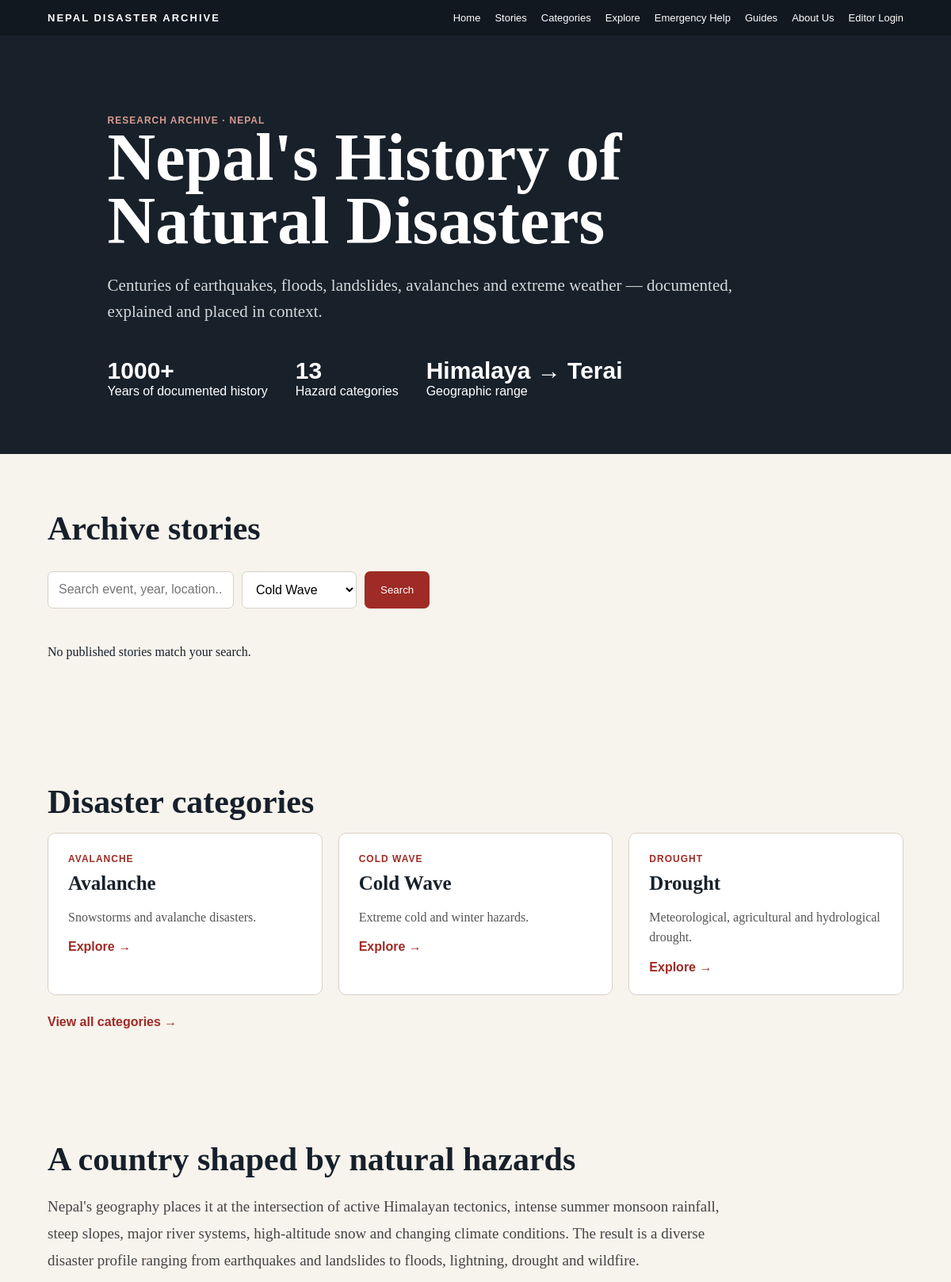
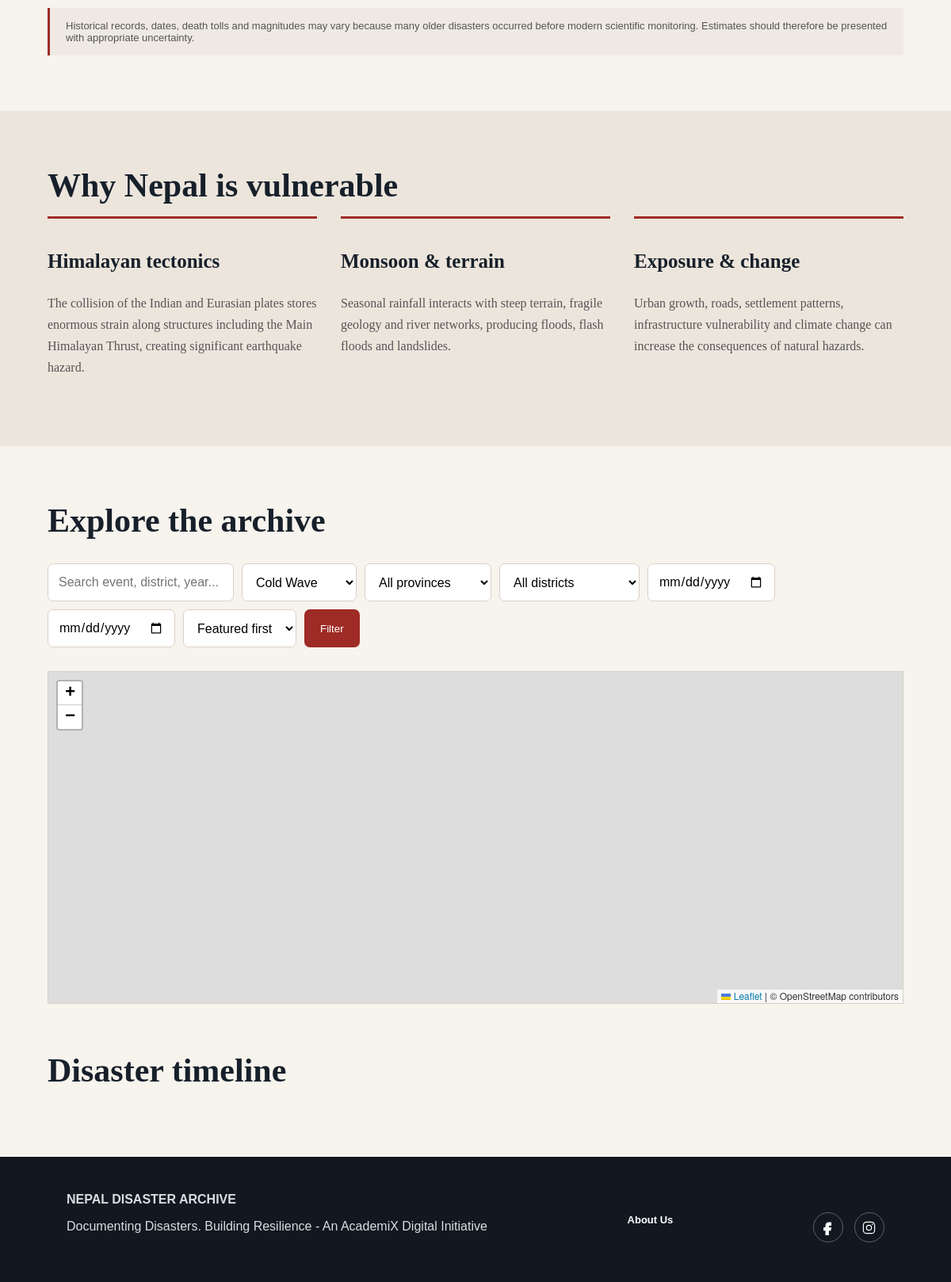
Screenshot of /?category=cold-wave with the database file from the repository (2 pictures, top to bottom).
### tables this page shows
CREATE TABLE IF NOT EXISTS categories (
 id INT UNSIGNED AUTO_INCREMENT PRIMARY KEY,
 name VARCHAR(100) NOT NULL UNIQUE,
 slug VARCHAR(120) NOT NULL UNIQUE,
 description TEXT,
 created_at TIMESTAMP DEFAULT CURRENT_TIMESTAMP
);

### config/config.php (called while the page is built, shortened)
<?php
function db(): PDO {
    static $pdo = null;
    if ($pdo instanceof PDO) return $pdo;
    $pdo = new PDO(
        'mysql:host='.DB_HOST.';dbname='.DB_NAME.';charset=utf8mb4',
        DB_USER, DB_PASS,
        [
            PDO::ATTR_ERRMODE => PDO::ERRMODE_EXCEPTION,
            PDO::ATTR_DEFAULT_FETCH_MODE => PDO::FETCH_ASSOC,
            PDO::ATTR_EMULATE_PREPARES => false
        ]
    );
    return $pdo;
}
function e(?string $v): string { return htmlspecialchars($v ?? '', ENT_QUOTES, 'UTF-8'); }

### index.php (the view, shortened to what this page needs)
<?php
require_once __DIR__.'/config/config.php';
$q=trim($_GET['q']??'');$cat=trim($_GET['category']??'');$district=trim($_GET['district']??'');$province=trim($_GET['province']??'');$from=trim($_GET['from']??'');$to=trim($_GET['to']??'');$sort=$_GET['sort']??'featured';$where="WHERE s.status='PUBLISHED'";$params=[];
if($cat!==''){$where.=' AND c.slug=?';$params[]=$cat;}
$order=$sort==='oldest'?'COALESCE(s.event_date,"9999-12-31") ASC':($sort==='newest'?'COALESCE(s.event_date,"1000-01-01") DESC':'s.featured DESC,COALESCE(s.event_date,"1000-01-01") DESC');
$st=db()->prepare("SELECT s.*,c.name category,c.slug category_slug FROM stories s LEFT JOIN categories c ON c.id=s.category_id $where ORDER BY $order,s.created_at DESC");$st->execute($params);$stories=$st->fetchAll();
$cats=db()->query('SELECT * FROM categories ORDER BY name')->fetchAll();
?><!doctype html><html lang="en"><head><meta charset="utf-8"><meta name="viewport" content="width=device-width,initial-scale=1"><title>Natural Disasters of Nepal</title>
</head><body>
<nav class="nav">
    <a class="logo" href="#home">NEPAL DISASTER ARCHIVE</a>
    <div class="navlinks">
        <a href="#home">Home</a>
        <a href="#stories">Stories</a>
        <a href="#hazards">Categories</a>
        <a href="#explore">Explore</a>
        <a href="<?=BASE_URL?>/resources.php">Emergency Help</a>
        <a href="<?=BASE_URL?>/preparedness.php">Guides</a>
        <a href="<?=BASE_URL?>/about.php">About Us</a>
        <a href="<?=BASE_URL?>/admin/login.php">Editor Login</a>
    </div>
</nav>
<header class="hero" id="home">
    <div class="wrap">
        <div class="meta" style="color:#d79b91">Research Archive · Nepal</div>
        <h1>Nepal's History of Natural Disasters</h1>
        <p>Centuries of earthquakes, floods, landslides, avalanches and extreme weather — documented, explained and placed in context.</p>
        <div class="stats">
            <div class="stat">
                <strong>1000+</strong>Years of documented history</div>
                <div class="stat"><strong><?=count($cats)?></strong>Hazard categories</div><div class="stat"><strong>Himalaya → Terai</strong>Geographic range</div></div></div>
            </header>
    <section class="section" id="stories"><div class="wrap"><h2><?=$q?'Search results':'Archive stories'?></h2><form class="filters"><input name="q" value="<?=e($q)?>" placeholder="Search event, year, location..."><select name="category"><?php foreach($cats as $c):?><option value="<?=e($c['slug'])?>" <?=$cat===$c['slug']?'selected':''?>><?=e($c['name'])?></option><?php endforeach;?></select><button>Search</button></form><?php if(!$stories):?><p>No published stories match your search.</p><?php endif;?></div></section>
<section class="section" id="hazards"><div class="wrap"><h2>Disaster categories</h2><div class="cards"><?php foreach($cats as $categoryIndex=>$c):?><article class="card category-card"<?=$categoryIndex>=3?' hidden':''?>><div class="meta"><?=e($c['name'])?></div><h3><?=e($c['name'])?></h3><p><?=e($c['description'])?></p><a class="read" href="?category=<?=e($c['slug'])?>#stories">Explore →</a></article><?php endforeach;?></div><?php if(count($cats)>3):?><a class="more-link" href="#hazards" data-show-all=".category-card">View all categories →</a><?php endif;?></div></section>
    <section class="section" ><div class="wrap"><h2>A country shaped by natural hazards</h2><p class="intro">Nepal's geography places it at the intersection of active Himalayan tectonics, intense summer monsoon rainfall, steep slopes, major river systems, high-altitude snow and changing climate conditions. The result is a diverse disaster profile ranging from earthquakes and landslides to floods, lightning, drought and wildfire.</p><div class="disclaimer">Historical records, dates, death tolls and magnitudes may vary because many older disasters occurred before modern scientific monitoring. Estimates should therefore be presented with appropriate uncertainty.</div></div></section>
<section class="section why"><div class="wrap"><h2>Why Nepal is vulnerable</h2><div class="columns"><div><h3>Himalayan tectonics</h3><p>The collision of the Indian and Eurasian plates stores enormous strain along structures including the Main Himalayan Thrust, creating significant earthquake hazard.</p></div><div><h3>Monsoon & terrain</h3><p>Seasonal rainfall interacts with steep terrain, fragile geology and river networks, producing floods, flash floods and landslides.</p></div><div><h3>Exposure & change</h3><p>Urban growth, roads, settlement patterns, infrastructure vulnerability and climate change can increase the consequences of natural hazards.</p></div></div></div></section>
    <section class="section explore" id="explore"><div class="wrap"><h2>Explore the archive</h2><form class="filters" method="get" action="<?=BASE_URL?>/#stories"><input name="q" value="<?=e($q)?>" placeholder="Search event, district, year..."><select name="category"><?php foreach($cats as $c):?><option value="<?=e($c['slug'])?>" <?=$cat===$c['slug']?'selected':''?>><?=e($c['name'])?></option><?php endforeach;?></select><select name="province"><option value="">All provinces</option></select><select name="district"><option value="">All districts</option></select><input type="date" name="from" value="<?=e($from)?>" aria-label="From date"><input type="date" name="to" value="<?=e($to)?>" aria-label="To date"><select name="sort"><option value="featured" <?=$sort==='featured'?'selected':''?>>Featured first</option></select><button>Filter</button></form><div id="map" class="map"></div><h2 class="timeline-title">Disaster timeline</h2></div></section>
<link rel="stylesheet" href="https://unpkg.com/leaflet@1.9.4/dist/leaflet.css">
<style>.footer-grid,.footer-bottom{display:none}.footer{display:flex;align-items:center;justify-content:space-between;gap:25px;flex-wrap:wrap}.footer-about{color:#fff;text-decoration:none;font:700 13px Arial}.footer-about:hover{text-decoration:underline}</style><footer class="footer clean-footer"><div><strong>NEPAL DISASTER ARCHIVE</strong><p>Documenting Disasters. Building Resilience - An AcademiX Digital Initiative</p></div><a class="footer-about" href="<?=BASE_URL?>/about.php">About Us</a><div class="social-links" aria-label="Social media links"><a href="https://www.facebook.com/" target="_blank" rel="noopener noreferrer" aria-label="Facebook" title="Facebook"><svg viewBox="0 0 24 24" aria-hidden="true"><path d="M14 8h3V4h-3c-3.3 0-5 1.8-5 5v3H6v4h3v8h4v-8h3.2l.8-4H13V9c0-.7.3-1 1-1z"/></svg></a><a href="https://www.instagram.com/academix_digital/" target="_blank" rel="noopener noreferrer" aria-label="Instagram" title="Instagram"><svg viewBox="0 0 24 24" aria-hidden="true"><rect x="3" y="3" width="18" height="18" rx="5"/><circle cx="12" cy="12" r="4"/><circle cx="17.5" cy="6.5" r="1" class="icon-fill"/></svg></a></div></footer></body></html>

### index.php (style rules this page uses)
:root { --ink:#17202a;--paper:#f7f3ed;--red:#9e2b25;--muted:#6c706f;--line:#d9d0c6 }
* { box-sizing:border-box }
body { margin:0;background:var(--paper);color:var(--ink);font-family:Georgia,serif }
.nav { position:sticky;top:0;background:#111820;color:#fff;z-index:10;padding:15px 5%;display:flex;align-items:center;gap:25px;font-family:Arial }
.logo { font-weight:900;letter-spacing:2px }
.navlinks { margin-left:auto;display:flex;gap:18px }
.nav a { color:#fff;text-decoration:none;font-size:13px }
.hero { padding:100px 7% 70px;background:#18212a;color:white }
.hero h1 { font-size:clamp(44px,7vw,90px);line-height:.95;margin:0 0 25px;max-width:1000px }
.hero p { font-size:21px;max-width:800px;color:#d5d8da;line-height:1.6 }
.stats { display:flex;gap:35px;flex-wrap:wrap;margin-top:40px;font-family:Arial }
.stat strong { display:block;font-size:30px }
.wrap { width:min(1200px,90%);margin:auto }
.section { padding:70px 0 }
.section h2 { font-size:42px;margin:0 0 15px }
.intro { font-size:19px;line-height:1.8;color:#444;max-width:850px }
.filters { display:flex;gap:10px;flex-wrap:wrap;margin:30px 0 }
.filters input,.filters select { padding:13px;border:1px solid var(--line);background:white;border-radius:7px;font:16px Arial }
.filters button { padding:13px 20px;background:var(--red);color:white;border:0;border-radius:7px }
.cards { display:grid;grid-template-columns:repeat(3,1fr);gap:20px }
.card { background:white;border:1px solid var(--line);padding:25px;border-radius:10px }
.card h3 { font-size:25px;margin:10px 0 }
.meta { font:12px Arial;color:var(--red);font-weight:800;text-transform:uppercase;letter-spacing:1px }
.card p { line-height:1.6;color:#555 }
.read { color:var(--red);font-family:Arial;font-weight:700;text-decoration:none }
.why { background:#ece5dc }
.columns { display:grid;grid-template-columns:repeat(3,1fr);gap:30px }
.columns div { border-top:3px solid var(--red);padding-top:15px }
.columns h3 { font-size:25px }
.columns p { line-height:1.7;color:#555 }
.disclaimer { font:13px Arial;color:#555;border-left:3px solid var(--red);padding:15px 20px;background:#eee9e2 }
.footer { background:#111820;color:#d8dde0;padding:45px 7%;font-family:Arial }
.more-link { display:inline-block;margin-top:25px;color:var(--red);font-family:Arial;font-weight:700;text-decoration:none }
.social-links { display:flex;gap:14px;margin-top:20px }
.social-links a { display:inline-flex;width:38px;height:38px;align-items:center;justify-content:center;border:1px solid #59636a;border-radius:50%;color:#fff }
.social-links svg { width:19px;height:19px;fill:currentColor;stroke:currentColor;stroke-width:1.5 }
.map { height:420px;background:#dfe6e1;border:1px solid var(--line);margin:30px 0 }
.timeline-title { margin-top:60px!important }
.footer { display:flex;align-items:center;justify-content:space-between;gap:25px;flex-wrap:wrap }
.footer-about { color:#fff;text-decoration:none;font:700 13px Arial }

### rows the page displays
categories: name "AVALANCHE", name "Avalanche", description "Snowstorms and avalanche disasters."
categories: name "COLD WAVE", name "Cold Wave", description "Extreme cold and winter hazards."
categories: name "DROUGHT", name "Drought", description "Meteorological, agricultural and hydrological drought."

### other values shown
count($cats) "13"
form field category "Cold Wave"
